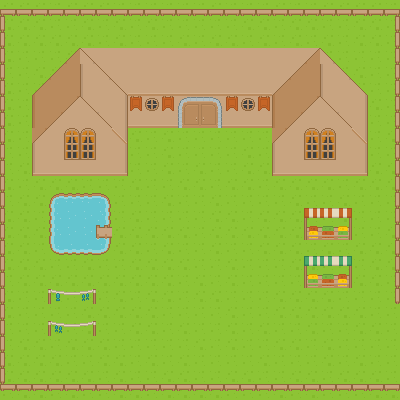

The image is a tile-based game level rendered from a .tmx file. Its description and complete source (layers, tilesets, objects, tile grids) follow:
An orthogonal 25x25 tile map with 16x16 px tiles, 3 tile layers (Background_layer, Ground_Layer, Decoration_Layer), 3 tilesets and 10 objects (FISHERMAN, GROCER, BOSSMAN, TOWN_FOLK2, TOWN_FOLK1, ...).

<map version="1.5" tiledversion="1.6.0" orientation="orthogonal" renderorder="right-down" width="25" height="25" tilewidth="16" tileheight="16" infinite="0" nextlayerid="6" nextobjectid="12">
 <tileset firstgid="1" source="RPG.tsx" />
 <tileset firstgid="1768" source="Dungeon.tsx" />
 <tileset firstgid="2290" source="Indoors.tsx" />
 <layer id="1" name="Background_layer" width="25" height="25">
  <data encoding="csv">
6,6,6,63,6,6,6,63,63,63,63,63,63,6,63,63,63,6,63,63,6,6,6,6,63,
6,6,6,63,63,6,63,6,63,6,63,63,63,63,63,6,6,63,6,6,63,63,6,6,63,
6,6,6,6,6,6,63,6,63,63,63,6,63,6,6,63,6,63,6,63,6,63,6,6,63,
6,63,63,63,6,1294,1294,1294,1294,1294,1294,1294,1294,1294,1294,1294,1294,1294,1294,1294,63,63,63,63,63,
63,63,6,6,1294,1294,1294,1294,1294,1294,1294,1294,1294,1294,1294,1294,1294,1294,1294,1294,1294,63,6,63,63,
6,63,63,1294,1294,1294,1294,1294,1294,1294,1294,1294,1294,1294,1294,1294,1294,1294,1294,1294,1294,1294,6,63,63,
6,63,1293,1294,1294,1294,1294,1294,1294,1294,1294,1294,1294,1294,1294,1294,1294,1294,1294,1294,1294,1294,1295,6,63,
6,63,1293,1294,1294,1294,1294,1294,1351,1351,1351,1351,1351,1351,1351,1351,1351,1294,1294,1294,1294,1294,1295,63,63,
6,63,1293,1294,1294,1294,1294,1295,6,63,6,63,63,63,63,63,63,1293,1294,1294,1294,1294,1295,63,6,
63,63,1293,1294,1294,1294,1294,1295,63,63,6,63,63,63,63,6,63,1293,1294,1294,1294,1294,1295,63,63,
63,6,1350,1351,1351,1351,1351,1352,63,63,6,63,6,63,63,6,6,1350,1351,1351,1351,1351,1352,6,6,
6,63,6,6,6,63,63,63,6,63,63,6,6,63,6,6,63,6,6,6,6,63,6,6,6,
63,6,6,63,63,6,63,63,63,63,6,63,63,6,63,63,63,63,6,63,63,6,63,63,63,
6,6,63,6,61,61,63,63,6,63,63,63,63,6,6,63,6,6,6,63,63,6,63,63,63,
6,6,6,63,61,61,62,6,6,6,6,6,63,6,6,6,6,6,6,63,63,63,63,63,6,
6,6,63,6,6,63,63,6,6,63,6,63,63,6,63,63,6,6,6,63,6,63,6,6,6,
6,6,6,63,63,6,63,63,6,6,6,6,63,63,6,63,63,63,6,6,63,63,63,6,6,
63,6,6,6,6,6,6,6,6,6,6,63,6,63,6,63,63,63,63,63,6,63,6,6,63,
6,63,63,6,63,63,63,6,63,6,6,63,6,6,63,63,63,6,6,6,6,63,63,63,63,
6,63,63,63,63,6,6,6,6,6,63,63,63,63,6,63,63,6,6,6,6,6,6,63,63,
63,63,63,6,63,6,63,63,6,6,63,6,63,63,6,63,6,63,63,6,63,63,6,6,63,
63,6,6,63,6,6,6,63,63,63,63,63,6,63,6,63,63,6,6,63,6,63,63,63,63,
6,6,6,6,63,63,6,6,63,6,63,6,63,63,63,63,6,63,63,63,6,63,6,63,63,
6,6,6,6,6,6,63,6,63,63,6,6,63,63,6,6,63,63,6,6,63,6,6,6,63,
63,6,6,63,6,63,63,6,6,63,6,6,6,6,63,63,63,6,63,6,63,63,63,6,6
</data>
 </layer>
 <layer id="2" name="Ground_Layer" width="25" height="25">
  <data encoding="csv">
304,304,304,304,304,304,304,304,304,304,304,304,304,304,304,304,304,304,304,304,304,304,304,304,304,
190,0,0,0,0,0,0,0,0,0,0,0,0,0,0,0,0,0,0,0,0,0,0,0,133,
190,0,0,0,0,0,0,0,0,0,0,0,0,0,0,0,0,0,0,0,0,0,0,0,133,
190,0,0,0,1232,1233,0,0,0,0,0,0,0,0,0,0,0,0,0,1232,1233,0,0,0,133,
190,0,0,1232,895,1293,1233,0,0,0,0,0,0,0,0,0,0,0,1232,895,1293,1233,0,0,133,
190,0,1232,895,895,1293,1294,1233,1351,1351,1351,1351,1351,1351,1351,1351,1351,1232,895,895,1293,1294,1233,0,133,
190,0,1289,895,3221226704,3221226705,1294,1295,53,46,53,2166,2167,2168,53,46,53,1289,895,3221226704,3221226705,1294,1295,0,133,
190,0,1289,3221226704,0,0,3221226705,1295,0,0,0,2224,2225,2226,0,0,0,1289,3221226704,0,0,3221226705,1295,0,133,
190,0,3221226704,0,0,0,0,1347,0,0,0,0,0,0,0,0,0,3221226704,0,0,0,0,1347,0,133,
190,0,1293,0,0,0,0,1295,0,0,0,0,0,0,0,0,0,1293,0,0,0,0,1295,0,133,
190,0,1350,1351,1351,1351,1351,1352,0,0,0,0,0,0,0,0,0,1350,1351,1351,1351,1351,1352,0,133,
190,0,0,0,0,0,0,0,0,0,0,0,0,0,0,0,0,0,0,0,0,0,0,0,133,
190,0,0,3,4,4,5,0,0,0,0,0,0,0,0,0,0,0,0,0,0,0,0,0,133,
190,0,0,60,0,0,62,0,0,0,0,0,0,0,0,0,0,0,0,68,11,125,0,0,133,
190,0,0,60,0,0,738,0,0,0,0,0,0,0,0,0,0,0,0,358,359,360,0,0,133,
190,0,0,117,118,118,119,0,0,0,0,0,0,0,0,0,0,0,0,0,0,0,0,0,133,
190,0,0,0,0,0,0,0,0,0,0,0,0,0,0,0,0,0,0,69,12,126,0,0,133,
190,0,0,0,0,0,0,0,0,0,0,0,0,0,0,0,0,0,0,2147484008,2147484007,2147484006,0,0,133,
190,0,0,793,2334,794,0,0,0,0,0,0,0,0,0,0,0,0,0,0,0,0,0,0,133,
190,0,0,0,0,0,0,0,0,0,0,0,0,0,0,0,0,0,0,0,0,0,0,0,0,
190,0,0,2147484442,2334,737,0,0,0,0,0,0,0,0,0,0,0,0,0,0,0,0,0,0,0,
190,0,0,0,0,0,0,0,0,0,0,0,0,0,0,0,0,0,0,0,0,0,0,0,0,
190,0,0,0,0,0,0,0,0,0,0,0,0,0,0,0,0,0,0,0,0,0,0,0,0,
190,0,0,0,0,0,0,0,0,0,0,0,0,0,0,0,0,0,0,0,0,0,0,0,0,
247,247,247,247,247,247,247,247,247,247,247,247,247,247,247,247,247,247,247,247,247,247,247,247,247
</data>
 </layer>
 <objectgroup id="5" name="MAP_SPAWNS_LAYER">
  <object id="4" name="FISHERMAN" x="114" y="242.667" width="10" height="10" />
  <object id="5" name="GROCER" x="290.667" y="224.667" width="11.3333" height="12" />
  <object id="6" name="BOSSMAN" x="172.667" y="294" width="10" height="12" />
  <object id="7" name="TOWN_FOLK2" x="198.667" y="202" width="10" height="12" />
  <object id="8" name="TOWN_FOLK1" x="254.667" y="320.667" width="10.6667" height="11.3333" />
  <object id="9" name="TOP_WORLD|MANSION_MARKET" x="368.636" y="337.06" width="14.8182" height="14.3636" />
  <object id="10" name="MANSION_MARKET_INSIDE|MANSION_MARKET" x="196" y="132" width="10" height="7.33333" />
  <object id="11" name="TOWN_GUARD" x="356.667" y="294.667" width="7.33333" height="7.33333" />
 </objectgroup>
 <objectgroup id="4" name="MAP_PORTAL_LAYER">
  <object id="1" name="MANSION_MARKET|TOP_WORLD" x="400.091" y="304.909" width="7" height="78.5" />
  <object id="2" name="MANSION_MARKET|MANSION_MARKET_INSIDE" x="177.182" y="113" width="45.7727" height="14.5" />
 </objectgroup>
 <layer id="3" name="Decoration_Layer" width="25" height="25">
  <data encoding="csv">
0,0,0,0,0,0,0,0,0,0,0,0,0,0,0,0,0,0,0,0,0,0,0,0,0,
0,0,0,0,0,0,0,0,0,0,0,0,0,0,0,0,0,0,0,0,0,0,0,0,0,
0,0,0,0,0,0,0,0,0,0,0,0,0,0,0,0,0,0,0,0,0,0,0,0,0,
0,0,0,0,0,0,0,0,0,0,0,0,0,0,0,0,0,0,0,0,0,0,0,0,0,
0,0,0,0,0,0,0,0,0,0,0,0,0,0,0,0,0,0,0,0,0,0,0,0,0,
0,0,0,0,0,0,0,0,0,0,0,0,0,0,0,0,0,0,0,0,0,0,0,0,0,
0,0,0,0,0,0,0,0,0,0,0,0,0,0,0,0,0,0,0,0,0,0,0,0,0,
0,0,0,0,0,0,0,0,0,0,0,0,0,0,0,0,0,0,0,0,0,0,0,0,0,
0,0,0,0,160,160,0,0,0,0,0,0,0,0,0,0,0,0,0,160,160,0,0,0,0,
0,0,0,0,217,217,0,0,0,0,0,0,0,0,0,0,0,0,0,217,217,0,0,0,0,
0,0,0,0,0,0,0,0,0,0,0,0,0,0,0,0,0,0,0,0,0,0,0,0,0,
0,0,0,0,0,0,0,0,0,0,0,0,0,0,0,0,0,0,0,0,0,0,0,0,0,
0,0,0,0,0,0,0,0,0,0,0,0,0,0,0,0,0,0,0,0,0,0,0,0,0,
0,0,0,0,0,0,0,0,0,0,0,0,0,0,0,0,0,0,0,0,0,0,0,0,0,
0,0,0,0,0,0,0,0,0,0,0,0,0,0,0,0,0,0,0,182,0,183,0,0,0,
0,0,0,0,0,0,0,0,0,0,0,0,0,0,0,0,0,0,0,0,0,0,0,0,0,
0,0,0,0,0,0,0,0,0,0,0,0,0,0,0,0,0,0,0,0,0,0,0,0,0,
0,0,0,0,0,0,0,0,0,0,0,0,0,0,0,0,0,0,0,182,0,183,0,0,0,
0,0,0,0,0,0,0,0,0,0,0,0,0,0,0,0,0,0,0,0,0,0,0,0,0,
0,0,0,0,0,0,0,0,0,0,0,0,0,0,0,0,0,0,0,0,0,0,0,0,0,
0,0,0,0,0,0,0,0,0,0,0,0,0,0,0,0,0,0,0,0,0,0,0,0,0,
0,0,0,0,0,0,0,0,0,0,0,0,0,0,0,0,0,0,0,0,0,0,0,0,0,
0,0,0,0,0,0,0,0,0,0,0,0,0,0,0,0,0,0,0,0,0,0,0,0,0,
0,0,0,0,0,0,0,0,0,0,0,0,0,0,0,0,0,0,0,0,0,0,0,0,0,
0,0,0,0,0,0,0,0,0,0,0,0,0,0,0,0,0,0,0,0,0,0,0,0,0
</data>
 </layer>
</map>
